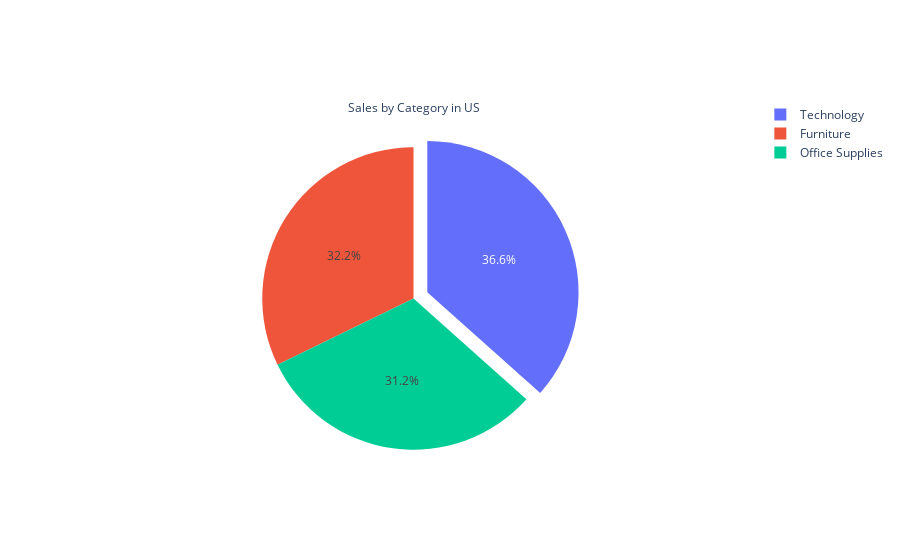

This figure's notebook cell:
### Code cell
import plotly.graph_objs as go

fig = go.Figure(data=[go.Pie(labels=df['Category'], 
                             values=df['Sales'], 
                             title='Sales by Category in US', 
                             pull=[0.1, 0.2, 0.1])])
fig.show()

### Figure 1 — Plotly figure (JSON) as saved in the notebook; plotly's stock layout.template omitted (floating-point values rounded to 4 significant figures; data arrays with more than 128 entries replaced by an {"elided": "..."} marker saying what was removed)
{"data": [{"labels": {"elided": "9800 str values"}, "pull": [0.1, 0.2, 0.1], "title": {"text": "Sales by Category in US"}, "type": "pie", "values": {"elided": "9800 float values"}}], "layout": {}}
